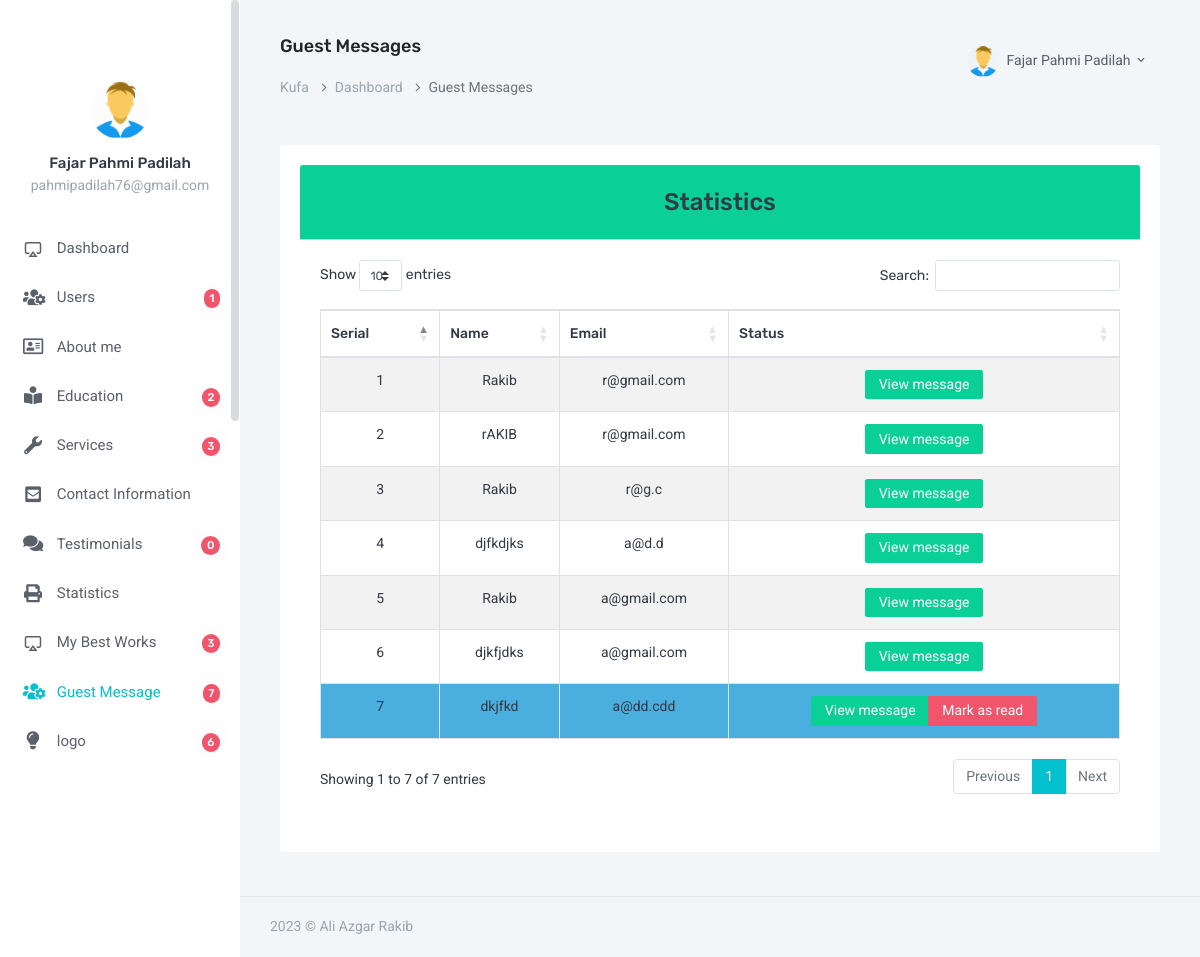
Page /admin/all_guest_message.php (signed in) on the committed database.
### tables this page shows
CREATE TABLE `users` (
  `id` int(3) NOT NULL,
  `fname` varchar(100) NOT NULL,
  `email` varchar(100) NOT NULL,
  `password` varchar(255) NOT NULL,
  `status` int(1) NOT NULL DEFAULT 1,
  `photo` varchar(100) NOT NULL DEFAULT 'default.png'
);

CREATE TABLE `guest_messages` (
  `id` int(11) NOT NULL,
  `name` varchar(100) NOT NULL,
  `email` varchar(80) NOT NULL,
  `message` text NOT NULL,
  `status` int(11) NOT NULL DEFAULT 1
);

### admin/all_guest_message.php (the view, shortened to what this page needs)
<?php
$title = "Guest Messages";
require_once "header.php";
require_once "db.php";
$result = $dbcon -> query('SELECT * FROM guest_messages');
?>
<div class="card text-dark mb-3">
		<div class="card-header bg-success text-center"><h3>Statistics</h3></div>
		  <div class="card-body">
						<table id="example" class="table table-bordered table-striped text-center mx-auto" >
							<thead>
								<tr>
									<th>Serial</th>
									<th>Name</th>
									<th>Email</th>
									<th>Status</th>
								</tr>
							</thead>
							<tbody>
							<?php
							$serial = 1;
							foreach($result as $row){ ?>
								<tr class="<?=$row['status']==1?'bg-info':''?>">
									<td><?=$serial++?></td>
									<td><?=$row['name']?></td>
									<td><?=$row['email']?></td>
									<td>
										<div class="btn-group">
											<a class="btn btn-sm btn-success" href="view.php?id=<?=base64_encode($row['id'])?>">View message</a>
											<?php if($row['status']==1){ ?>
											<a class="btn btn-sm btn-danger" href="mark_as_read.php?id=<?=base64_encode($row['id'])?>">Mark as read</a>
										<?php } ?>
										</div>
									</td>
								</tr>
							<?php } ?>
							</tbody>
						</table>
					</div>
				</div>
<?php
    require_once "footer.php";
?>

### admin/header.php (shortened to what this page needs)
<?php require_once "db.php"; ?>
<!doctype html>
<html lang="en">
<head>
        <link rel="stylesheet" href="https://cdnjs.cloudflare.com/ajax/libs/twitter-bootstrap/4.1.3/css/bootstrap.css">
        <link rel="stylesheet" href="https://cdn.datatables.net/1.10.20/css/dataTables.bootstrap4.min.css">
        <link href="assets/css/bootstrap.min.css" rel="stylesheet" type="text/css" />
        <link href="assets/css/icons.css" rel="stylesheet" type="text/css" />
        <link rel="stylesheet" href="../front_end_assets/css/fontawesome-all.min.css">
        <link href="assets/css/metismenu.min.css" rel="stylesheet" type="text/css" />
        <link href="assets/css/style.css" rel="stylesheet" type="text/css" />
    </head>
    <body>
        <div id="wrapper">
            <div class="left side-menu">
                <div class="slimscroll-menu" id="remove-scroll">
                    <div class="user-box">
                        <div class="user-img">
                <?php
                    $email_for_photo = $_SESSION['user_email'];
                    $query_for_photo = $dbcon->query( "SELECT photo FROM users WHERE email='$email_for_photo'");
                    $photo_from_db   = $query_for_photo -> fetch_assoc();
                 ?>
                            <img src="image/users/<?=$photo_from_db['photo']?>" alt="user-img" title="Mat Helme" class="rounded-circle img-fluid">
                        </div>
                        <h5><a href="#"><?= $_SESSION['user_name']?></a> </h5>
                        <p class="text-muted"><?=$_SESSION['user_email']?></p>
                    </div>
                    <div id="sidebar-menu">
                        <ul class="metismenu" id="side-menu">
                            <li>
                                <a href="index.php">
                                    <i class="fi-air-play"></i> <span> Dashboard </span>
                                </a>
                            </li>
                            <li>
                                <a href="users.php"><i class="fas fa-users-cog"></i>
                                    <span class="badge badge-danger badge-pill float-right">
                                        <?php
                                        $result = $dbcon->query("SELECT COUNT(*) AS total_users FROM users");
                                        $row = $result->fetch_assoc();
                                        echo $row['total_users'];
                                        ?>
                                    </span>
                                    <span> Users </span>
                                </a>
                            </li>
                            <li>
                                <a href="javascript: void(0);"><i class="far fa-address-card"></i>  <span> About me </span></a>
                            </li>
                            <li>
                                <a href="javascript: void(0);"><i class="fas fa-book-reader"></i>
                                    <span class="badge badge-danger badge-pill float-right">
                                        <?php
                                        $education_result = $dbcon->query("SELECT COUNT(*) AS total_field FROM education_informations");
                                        $education_row = $education_result->fetch_assoc();
                                        echo $education_row['total_field'];
                                        ?>
                                    </span>
                                <span> Education </span></a>
                            </li>
                            <li>
                                <a href="javascript: void(0);"><i class="fas fa-wrench"></i>
                                    <span class="badge badge-danger badge-pill float-right">
                                        <?php
                                        $services_result = $dbcon->query("SELECT COUNT(*) AS total_field FROM services");
                                        $services_row = $services_result->fetch_assoc();
                                        echo $services_row['total_field'];
                                        ?>
                                    </span>
                                    <span> Services </span></a>
                            </li>
                            <li>
                                <a href="javascript: void(0);"><i class="fas fa-envelope-square"></i> <span> Contact Information</span></a>
                            </li>
                            <li>
                                <a href="javascript: void(0);"><i class="fas fa-comments"></i>
                                    <span class="badge badge-danger badge-pill float-right">
                                        <?php
                                        $testimonial_result = $dbcon->query("SELECT COUNT(*) AS total_field FROM testimonials");
                                        $testimonial_row = $testimonial_result->fetch_assoc();
                                        echo $testimonial_row['total_field'];
                                        ?>
                                    </span>
                                    <span> Testimonials</span></a>
                            </li>
                            <li>
                                <a href="javascript: void(0);"><i class="fas fa-print"></i><span> Statistics</span></a>
                            </li>
                            <li>
                                <a href="javascript: void(0);"><i class="fi-air-play"></i>
                                    <span class="badge badge-danger badge-pill float-right">
                                        <?php
                                        $best_works_result = $dbcon->query("SELECT COUNT(*) AS total_field FROM my_best_works");
                                        $best_works_row = $best_works_result->fetch_assoc();
                                        echo $best_works_row['total_field'];
                                        ?>
                                    </span>
                                    <span> My Best Works</span></a>
                            </li>
                            <li>
                                <a href="all_guest_message.php">
                                    <i class="fas fa-users-cog"></i>
                                    <span class="badge badge-danger badge-pill float-right">
                                        <?php
                                        $guest_message_result = $dbcon->query("SELECT COUNT(*) AS total_field FROM guest_messages");
                                        $guest_message_row = $guest_message_result->fetch_assoc();
                                        echo $guest_message_row['total_field'];
                                        ?>
                                    </span>
                                     <span> Guest Message</span>
                                </a>
                            </li>
                            <li>
                                <a href="javascript: void(0);"><i class="fas fa-lightbulb"></i>
                                    <span class="badge badge-danger badge-pill float-right">
                                        <?php
                                        $logo_result = $dbcon->query("SELECT COUNT(*) AS total_field FROM logo");
                                        $logo_row = $logo_result->fetch_assoc();
                                        echo $logo_row['total_field'];
                                        ?>
                                    </span>
                                    <span> logo</span></a>
                            </li>
                        </ul>
                    </div>
                </div>
            </div>
            <div class="content-page">
                <div class="topbar">
                    <nav class="navbar-custom">
                        <ul class="list-unstyled topbar-right-menu float-right mb-0">
                            <li class="dropdown notification-list">
                                <a class="nav-link dropdown-toggle nav-user" data-toggle="dropdown" href="#" role="button"
                                   aria-haspopup="false" aria-expanded="false">
                                    <img src="image/users/<?=$photo_from_db['photo']?>" alt="user" class="rounded-circle"> <span class="ml-1"><?=$_SESSION['user_name']?> <i class="mdi mdi-chevron-down"></i> </span>
                                </a>
                            </li>
                        </ul>
                        <ul class="list-inline menu-left mb-0">
                            <li>
                                <h4 class="page-title-main"><?=$title?></h4>
                                <ol class="breadcrumb">
                                    <li class="breadcrumb-item"><a href="../index.php">Kufa</a></li>
                                    <li class="breadcrumb-item"><a href="index.php">Dashboard</a></li>
                                    <li class="breadcrumb-item active"><?=$title?></li>
                                </ol>
                            </li>
                        </ul>
                    </nav>
                </div>
                <div class="content">
                    <div class="container-fluid">
                        <div class="row">
                            <div class="col-12">
                                <div class="card-box">

### rows in the picture
users: photo (picture)
guest_messages: name "Rakib", email "r@gmail.com"
guest_messages: name "rAKIB", email "r@gmail.com"
guest_messages: name "Rakib", email "r@g.c"
guest_messages: name "djfkdjks", email "a@d.d"
guest_messages: name "Rakib", email "a@gmail.com"
guest_messages: name "djkfjdks", email "a@gmail.com"
guest_messages: name "dkjfkd", email "a@dd.cdd"

### other values in the picture
$_SESSION['user_name'] "Fajar Pahmi Padilah"
$_SESSION['user_email'] "pahmipadilah76@gmail.com"
$row['total_users'] "1"
$education_row['total_field'] "2"
$services_row['total_field'] "3"
$testimonial_row['total_field'] "0"
$best_works_row['total_field'] "3"
$guest_message_row['total_field'] "7"
$logo_row['total_field'] "6"
$title "Guest Messages"
